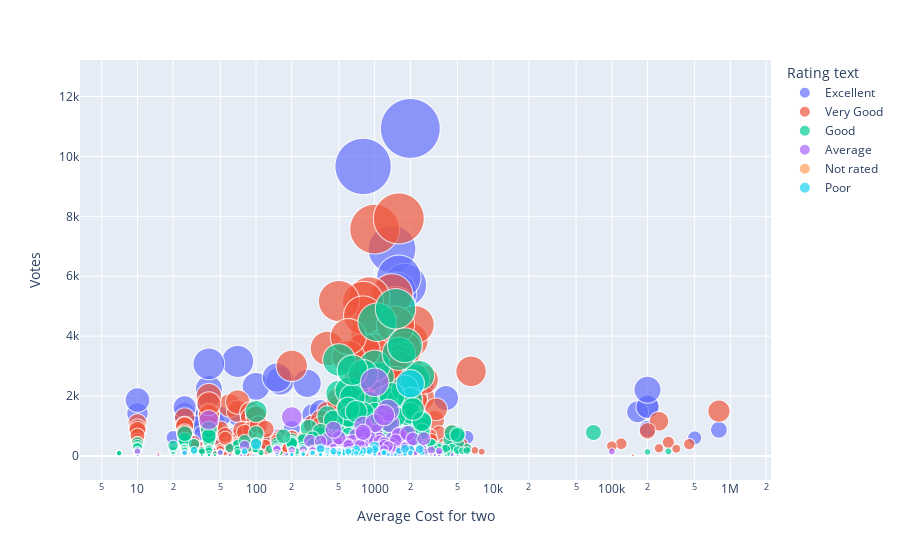

The notebook cell saved with this chart:
### Code cell
# Scatter Plot

px.scatter(zomato_data, x="Average Cost for two", y="Votes", size="Votes", color="Rating text", log_x=True, size_max=60,hover_name='City')

### Figure 1 — Plotly figure (JSON) as saved in the notebook; plotly's stock layout.template omitted (floating-point values rounded to 4 significant figures; data arrays with more than 128 entries replaced by an {"elided": "..."} marker saying what was removed)
{"data": [{"hovertemplate": "<b>%{hovertext}</b><br><br>Rating text=Excellent<br>Average Cost for two=%{x}<br>Votes=%{marker.size}<extra></extra>", "hovertext": {"elided": "301 str values"}, "legendgroup": "Excellent", "marker": {"color": "#636efa", "size": {"elided": "301 int values"}, "sizemode": "area", "sizeref": 3.037, "symbol": "circle"}, "mode": "markers", "name": "Excellent", "showlegend": true, "type": "scattergl", "x": {"elided": "301 int values"}, "xaxis": "x", "y": {"elided": "301 int values"}, "yaxis": "y"}, {"hovertemplate": "<b>%{hovertext}</b><br><br>Rating text=Very Good<br>Average Cost for two=%{x}<br>Votes=%{marker.size}<extra></extra>", "hovertext": {"elided": "1079 str values"}, "legendgroup": "Very Good", "marker": {"color": "#EF553B", "size": {"elided": "1079 int values"}, "sizemode": "area", "sizeref": 3.037, "symbol": "circle"}, "mode": "markers", "name": "Very Good", "showlegend": true, "type": "scattergl", "x": {"elided": "1079 int values"}, "xaxis": "x", "y": {"elided": "1079 int values"}, "yaxis": "y"}, {"hovertemplate": "<b>%{hovertext}</b><br><br>Rating text=Good<br>Average Cost for two=%{x}<br>Votes=%{marker.size}<extra></extra>", "hovertext": {"elided": "2100 str values"}, "legendgroup": "Good", "marker": {"color": "#00cc96", "size": {"elided": "2100 int values"}, "sizemode": "area", "sizeref": 3.037, "symbol": "circle"}, "mode": "markers", "name": "Good", "showlegend": true, "type": "scattergl", "x": {"elided": "2100 int values"}, "xaxis": "x", "y": {"elided": "2100 int values"}, "yaxis": "y"}, {"hovertemplate": "<b>%{hovertext}</b><br><br>Rating text=Average<br>Average Cost for two=%{x}<br>Votes=%{marker.size}<extra></extra>", "hovertext": {"elided": "3737 str values"}, "legendgroup": "Average", "marker": {"color": "#ab63fa", "size": {"elided": "3737 int values"}, "sizemode": "area", "sizeref": 3.037, "symbol": "circle"}, "mode": "markers", "name": "Average", "showlegend": true, "type": "scattergl", "x": {"elided": "3737 int values"}, "xaxis": "x", "y": {"elided": "3737 int values"}, "yaxis": "y"}, {"hovertemplate": "<b>%{hovertext}</b><br><br>Rating text=Not rated<br>Average Cost for two=%{x}<br>Votes=%{marker.size}<extra></extra>", "hovertext": {"elided": "2148 str values"}, "legendgroup": "Not rated", "marker": {"color": "#FFA15A", "size": {"elided": "2148 int values"}, "sizemode": "area", "sizeref": 3.037, "symbol": "circle"}, "mode": "markers", "name": "Not rated", "showlegend": true, "type": "scattergl", "x": {"elided": "2148 int values"}, "xaxis": "x", "y": {"elided": "2148 int values"}, "yaxis": "y"}, {"hovertemplate": "<b>%{hovertext}</b><br><br>Rating text=Poor<br>Average Cost for two=%{x}<br>Votes=%{marker.size}<extra></extra>", "hovertext": {"elided": "186 str values"}, "legendgroup": "Poor", "marker": {"color": "#19d3f3", "size": {"elided": "186 int values"}, "sizemode": "area", "sizeref": 3.037, "symbol": "circle"}, "mode": "markers", "name": "Poor", "showlegend": true, "type": "scattergl", "x": {"elided": "186 int values"}, "xaxis": "x", "y": {"elided": "186 int values"}, "yaxis": "y"}], "layout": {"legend": {"itemsizing": "constant", "title": {"text": "Rating text"}, "tracegroupgap": 0}, "margin": {"t": 60}, "xaxis": {"anchor": "y", "domain": [0, 1], "title": {"text": "Average Cost for two"}, "type": "log"}, "yaxis": {"anchor": "x", "domain": [0, 1], "title": {"text": "Votes"}}}}
